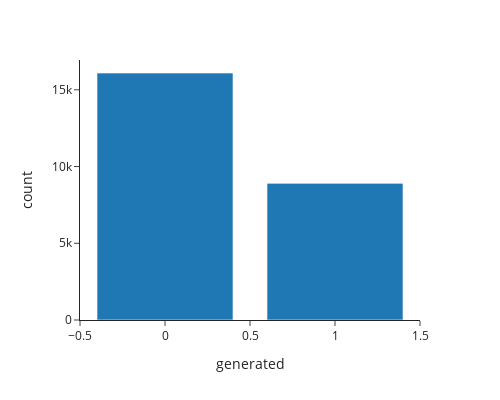

This figure's notebook cell:
### Markdown cell above
## Checa se os dados estão balanceados

**0.0: Escrito por Humano**

**1.0: Escrito por AI**

### Code cell
fig = px.histogram(df, x='generated', template='simple_white', width=500, height=400)
fig.update_layout(bargap=0.2)
fig.show()

### Figure 1 — Plotly figure (JSON) as saved in the notebook; plotly's stock layout.template omitted (floating-point values rounded to 4 significant figures; data arrays with more than 128 entries replaced by an {"elided": "..."} marker saying what was removed)
{"data": [{"alignmentgroup": "True", "bingroup": "x", "hovertemplate": "generated=%{x}<br>count=%{y}<extra></extra>", "legendgroup": "", "marker": {"color": "#1F77B4", "pattern": {"shape": ""}}, "name": "", "offsetgroup": "", "orientation": "v", "showlegend": false, "type": "histogram", "x": {"elided": "25000 int values"}, "xaxis": "x", "yaxis": "y"}], "layout": {"bargap": 0.2, "barmode": "relative", "height": 400, "legend": {"tracegroupgap": 0}, "margin": {"t": 60}, "width": 500, "xaxis": {"anchor": "y", "domain": [0, 1], "title": {"text": "generated"}}, "yaxis": {"anchor": "x", "domain": [0, 1], "title": {"text": "count"}}}}
